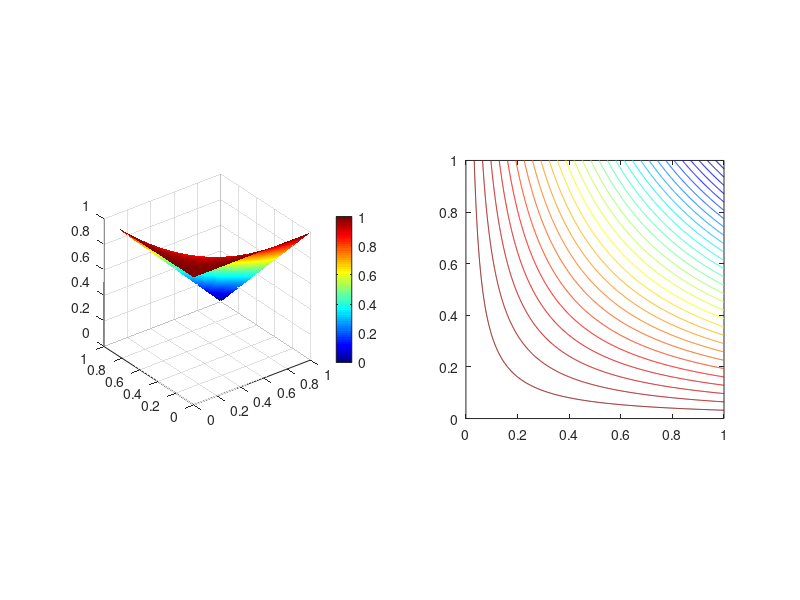

Here is the MATLAB script that generated this plot:
numPts=500;
x=linspace(0,1,numPts);
t=linspace(0,1,numPts);

[X,T]=meshgrid(x,t);

P=max(x)^2-X.*T;

figure
subplot(1,2,1)
s=surf(X,T,P)
daspect([1 1 1])
colormap(jet)
colorbar
set(s, 'EdgeColor', 'none')

subplot(1,2,2)
contour(X,T,P,30)
daspect([1 1 1])